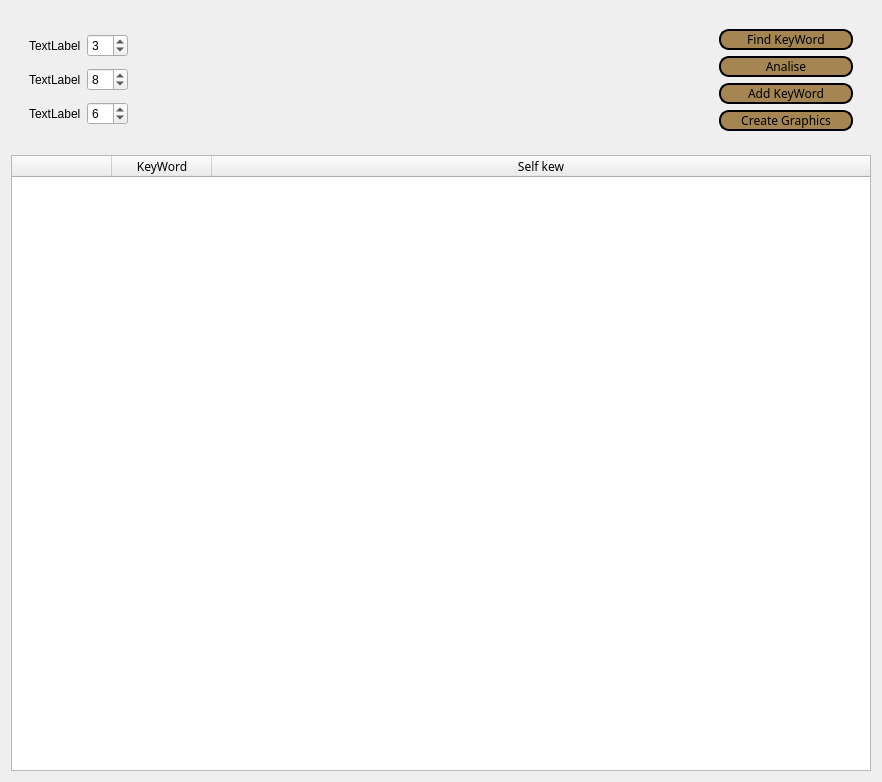
<?xml version="1.0" encoding="UTF-8"?>
<ui version="4.0">
 <class>Form</class>
 <widget class="QWidget" name="Form">
  <property name="windowModality">
   <enum>Qt::WindowModal</enum>
  </property>
  <property name="geometry">
   <rect>
    <x>0</x>
    <y>0</y>
    <width>882</width>
    <height>782</height>
   </rect>
  </property>
  <property name="sizePolicy">
   <sizepolicy hsizetype="Expanding" vsizetype="Expanding">
    <horstretch>0</horstretch>
    <verstretch>0</verstretch>
   </sizepolicy>
  </property>
  <property name="windowTitle">
   <string>Form</string>
  </property>
  <layout class="QGridLayout" name="gridLayout">
   <item row="1" column="0">
    <widget class="QTableWidget" name="tableWidget">
     <property name="minimumSize">
      <size>
       <width>600</width>
       <height>0</height>
      </size>
     </property>
     <property name="font">
      <font>
       <family>Cascadia Mono</family>
      </font>
     </property>
     <property name="styleSheet">
      <string notr="true">alternate-background-color: rgb(85, 255, 255);
font: 9pt &quot;Cascadia Mono&quot;;</string>
     </property>
     <property name="alternatingRowColors">
      <bool>true</bool>
     </property>
     <property name="showGrid">
      <bool>true</bool>
     </property>
     <property name="sortingEnabled">
      <bool>false</bool>
     </property>
     <property name="wordWrap">
      <bool>false</bool>
     </property>
     <attribute name="horizontalHeaderCascadingSectionResizes">
      <bool>false</bool>
     </attribute>
     <attribute name="horizontalHeaderMinimumSectionSize">
      <number>30</number>
     </attribute>
     <attribute name="horizontalHeaderShowSortIndicator" stdset="0">
      <bool>false</bool>
     </attribute>
     <attribute name="horizontalHeaderStretchLastSection">
      <bool>true</bool>
     </attribute>
     <attribute name="verticalHeaderVisible">
      <bool>true</bool>
     </attribute>
     <attribute name="verticalHeaderHighlightSections">
      <bool>false</bool>
     </attribute>
     <column>
      <property name="text">
       <string notr="true"/>
      </property>
      <property name="background">
       <color>
        <red>85</red>
        <green>170</green>
        <blue>255</blue>
       </color>
      </property>
      <property name="foreground">
       <brush brushstyle="NoBrush">
        <color alpha="255">
         <red>255</red>
         <green>255</green>
         <blue>255</blue>
        </color>
       </brush>
      </property>
     </column>
     <column>
      <property name="text">
       <string>KeyWord</string>
      </property>
      <property name="background">
       <color>
        <red>85</red>
        <green>170</green>
        <blue>255</blue>
       </color>
      </property>
     </column>
     <column>
      <property name="text">
       <string>Self kew</string>
      </property>
      <property name="background">
       <color>
        <red>85</red>
        <green>170</green>
        <blue>255</blue>
       </color>
      </property>
     </column>
    </widget>
   </item>
   <item row="0" column="0">
    <widget class="QWidget" name="widget" native="true">
     <property name="minimumSize">
      <size>
       <width>0</width>
       <height>50</height>
      </size>
     </property>
     <layout class="QGridLayout" name="gridLayout_3">
      <item row="1" column="2">
       <widget class="QWidget" name="labelWidget" native="true">
        <property name="minimumSize">
         <size>
          <width>100</width>
          <height>100</height>
         </size>
        </property>
        <layout class="QGridLayout" name="gridLayout_4">
         <item row="0" column="0">
          <widget class="QLabel" name="gifChargingLabel">
           <property name="minimumSize">
            <size>
             <width>100</width>
             <height>0</height>
            </size>
           </property>
           <property name="text">
            <string/>
           </property>
          </widget>
         </item>
        </layout>
       </widget>
      </item>
      <item row="1" column="4">
       <widget class="QWidget" name="buttonsWidget" native="true">
        <property name="minimumSize">
         <size>
          <width>100</width>
          <height>100</height>
         </size>
        </property>
        <layout class="QGridLayout" name="gridLayout_2">
         <item row="0" column="0">
          <widget class="QPushButton" name="findKeysButton">
           <property name="font">
            <font>
             <family>Cascadia Mono</family>
            </font>
           </property>
           <property name="styleSheet">
            <string notr="true">QPushButton {
	border: 2px solid;
 	border-radius: 10px;
	background-color: rgb(165, 134, 83);
	padding-right: 20px;
	padding-left: 20px;
}
QPushButton:hover {
	background-color: rgb(95, 71, 10);
}</string>
           </property>
           <property name="text">
            <string>Find KeyWord</string>
           </property>
           <property name="icon">
            <iconset>
             <normaloff>bitmap.png</normaloff>bitmap.png</iconset>
           </property>
           <property name="shortcut">
            <string>Ctrl+F</string>
           </property>
          </widget>
         </item>
         <item row="2" column="0">
          <widget class="QPushButton" name="addKeyButton">
           <property name="font">
            <font>
             <family>Cascadia Mono</family>
            </font>
           </property>
           <property name="layoutDirection">
            <enum>Qt::LeftToRight</enum>
           </property>
           <property name="styleSheet">
            <string notr="true">QPushButton {
	border: 2px solid;
 	border-radius: 10px;
	background-color: rgb(165, 134, 83);
	padding-right: 20px;
	padding-left: 20px;
}
QPushButton:hover {
	background-color: rgb(95, 71, 10);
}</string>
           </property>
           <property name="text">
            <string>Add KeyWord</string>
           </property>
           <property name="icon">
            <iconset>
             <normaloff>bitmap.png</normaloff>bitmap.png</iconset>
           </property>
           <property name="shortcut">
            <string>Ctrl+K</string>
           </property>
          </widget>
         </item>
         <item row="1" column="0">
          <widget class="QPushButton" name="analiseButton">
           <property name="font">
            <font>
             <family>Cascadia Mono</family>
            </font>
           </property>
           <property name="styleSheet">
            <string notr="true">QPushButton {
	border: 2px solid;
 	border-radius: 10px;
	background-color: rgb(165, 134, 83);
	padding-right: 20px;
	padding-left: 20px;
}
QPushButton:hover {
	background-color: rgb(95, 71, 10);
}</string>
           </property>
           <property name="text">
            <string>Analise</string>
           </property>
           <property name="icon">
            <iconset>
             <normaloff>bitmap.png</normaloff>bitmap.png</iconset>
           </property>
           <property name="shortcut">
            <string>Ctrl+A</string>
           </property>
           <property name="checkable">
            <bool>false</bool>
           </property>
           <property name="checked">
            <bool>false</bool>
           </property>
          </widget>
         </item>
         <item row="3" column="0">
          <widget class="QPushButton" name="createGraphicsButton">
           <property name="font">
            <font>
             <family>Cascadia Mono</family>
            </font>
           </property>
           <property name="styleSheet">
            <string notr="true">QPushButton {
	border: 2px solid;
 	border-radius: 10px;
	background-color: rgb(165, 134, 83);
	padding-right: 20px;
	padding-left: 20px;
}
QPushButton:hover {
	background-color: rgb(95, 71, 10);
}</string>
           </property>
           <property name="text">
            <string>Create Graphics</string>
           </property>
           <property name="icon">
            <iconset>
             <normaloff>bitmap.png</normaloff>bitmap.png</iconset>
           </property>
          </widget>
         </item>
        </layout>
       </widget>
      </item>
      <item row="1" column="3">
       <spacer name="horizontalSpacerLeft">
        <property name="orientation">
         <enum>Qt::Horizontal</enum>
        </property>
        <property name="sizeHint" stdset="0">
         <size>
          <width>40</width>
          <height>20</height>
         </size>
        </property>
       </spacer>
      </item>
      <item row="1" column="1">
       <spacer name="spacerItemRight">
        <property name="orientation">
         <enum>Qt::Horizontal</enum>
        </property>
        <property name="sizeHint" stdset="0">
         <size>
          <width>40</width>
          <height>20</height>
         </size>
        </property>
       </spacer>
      </item>
      <item row="1" column="0">
       <widget class="QWidget" name="widget_2" native="true">
        <layout class="QGridLayout" name="gridLayout_5">
         <item row="0" column="1">
          <widget class="QSpinBox" name="spinBox">
           <property name="minimum">
            <number>1</number>
           </property>
           <property name="value">
            <number>3</number>
           </property>
          </widget>
         </item>
         <item row="1" column="1">
          <widget class="QSpinBox" name="spinBox_2">
           <property name="minimum">
            <number>1</number>
           </property>
           <property name="value">
            <number>8</number>
           </property>
          </widget>
         </item>
         <item row="2" column="1">
          <widget class="QSpinBox" name="spinBox_3">
           <property name="minimum">
            <number>1</number>
           </property>
           <property name="value">
            <number>6</number>
           </property>
          </widget>
         </item>
         <item row="0" column="0">
          <widget class="QLabel" name="label">
           <property name="text">
            <string>TextLabel</string>
           </property>
          </widget>
         </item>
         <item row="1" column="0">
          <widget class="QLabel" name="label_2">
           <property name="text">
            <string>TextLabel</string>
           </property>
          </widget>
         </item>
         <item row="2" column="0">
          <widget class="QLabel" name="label_3">
           <property name="text">
            <string>TextLabel</string>
           </property>
          </widget>
         </item>
        </layout>
       </widget>
      </item>
     </layout>
    </widget>
   </item>
  </layout>
 </widget>
 <resources/>
 <connections/>
</ui>
